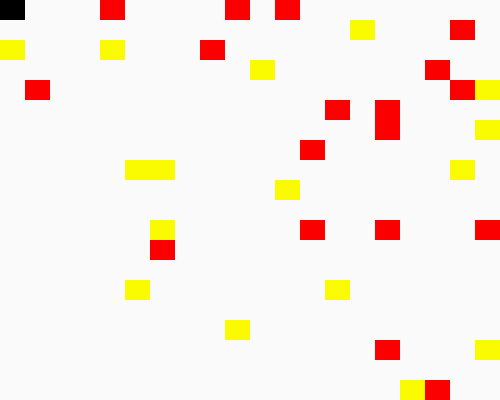
Frame 1 (no input)
Frame 60 (the mouse pressed at the canvas centre just before this capture): identical to frame 1, image omitted
Frame 120 (the mouse held since frame 60 and released just before this capture): identical to frame 1, image omitted

The Processing sketch that drew this single still picture (run headless with seeded random() and noise(); from frame 60 on, the mouse is pressed at the canvas centre):

// Processing sketch: grilla_mover_flechas_5
// ── grilla_mover_flechas_5.pde
int cant = 20;
int tamX, tamY;
int col1, fila1 = 0;
int [][] misDatos = new int [cant][cant];

void setup() {
  size(500, 400);
  tamX = width/cant;
  tamY = height/cant;
  for (int col=0; col < cant; col++) {
    for (int fila=0; fila < cant; fila++) {
      misDatos[col][fila] = 0;
    }
  }
  for (int col=0; col < cant; col++) {
    for (int fila=0; fila < cant; fila++) {
      if(random(100) > 95)
        misDatos[col][fila] = 2;
    }
  }
  for (int col=0; col < cant; col++) {
    for (int fila=0; fila < cant; fila++) {
      if(random(100) > 95)
        misDatos[col][fila] = 3;
    }
  }
  misDatos[col1][fila1] = 1;
}

void draw() {
  background(200);
  for (int col=0; col < cant; col++) {
    for (int fila=0; fila < cant; fila++) {
      if(misDatos[col][fila] == 1){
        fill(0);
      }else if(misDatos[col][fila] == 2){
        fill(250,250,0);
      }else if(misDatos[col][fila] == 3){
        fill(250,0,0);
      }else{
        fill(250);
      }
      noStroke();
      rect(col*tamX, fila*tamY, tamX, tamY);
      
      //fill(0);
      //textSize(10);
      //text(misDatos[col][fila], col*tamX + tamX/2, fila*tamY + tamY - tamY/5);
    }
  }
}

void keyPressed(){
  if(keyCode == RIGHT){
    if(misDatos[col1+1][fila1] != 3 && col1+1 < cant-1){
      misDatos[col1][fila1] = 0;
      misDatos[col1+1][fila1] = 1;
      col1 = col1 + 1;
    }
  }else if(keyCode == DOWN){
    if(misDatos[col1][fila1+1] != 3 && fila1+1 < cant-1){
      misDatos[col1][fila1] = 0;
      misDatos[col1][fila1+1] = 1;
      fila1 = fila1 + 1;
    }
  }else if(keyCode == UP){
    if(misDatos[col1][fila1-1] != 3 && fila1-1 > 0){
      misDatos[col1][fila1] = 0;
      misDatos[col1][fila1-1] = 1;
      fila1 = fila1 - 1;
    }
  }else if(keyCode == LEFT){
    if(misDatos[col1-1][fila1] != 3 && col1-1 > 0){
      misDatos[col1][fila1] = 0;
      misDatos[col1-1][fila1] = 1;
      col1 = col1 - 1;
    }
  }
}
